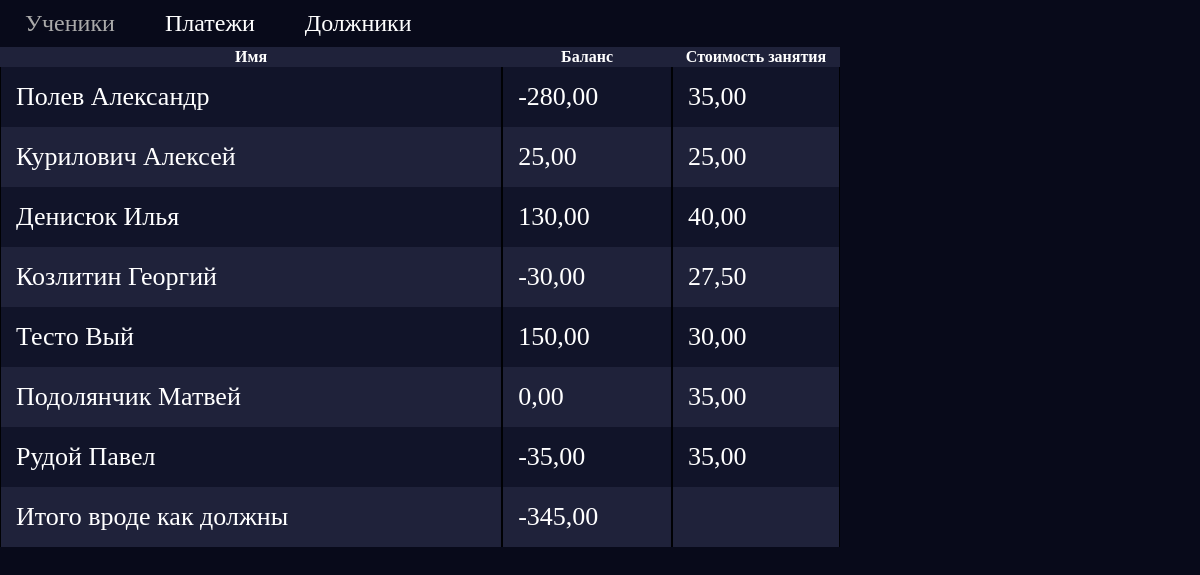
Before: / with the older database file.
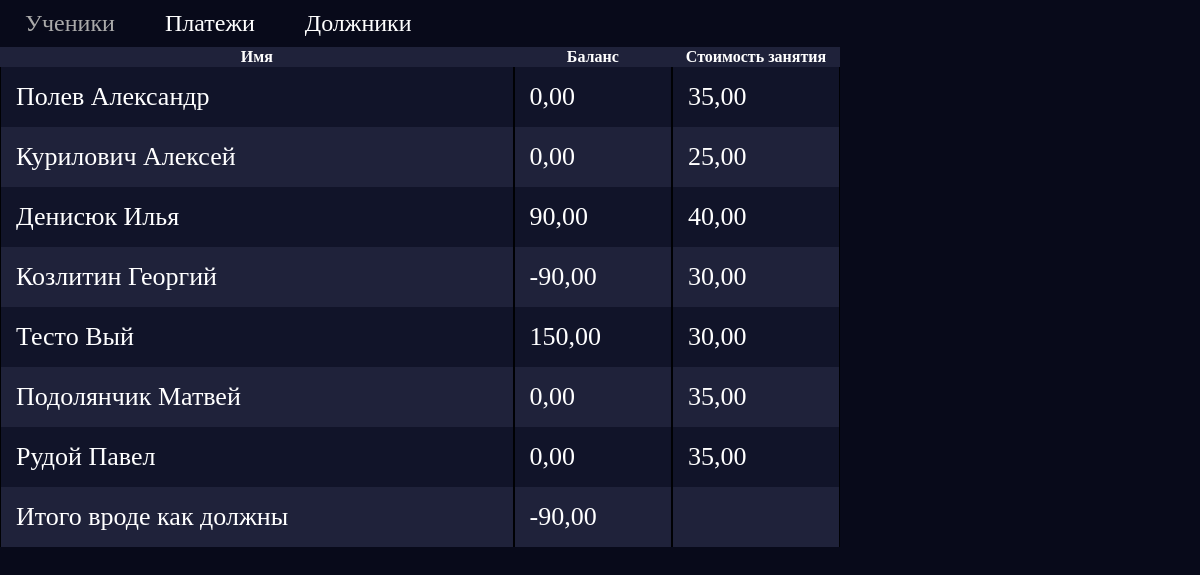
After: the same page with the newer database file.
### log/models.py (models this page shows, shortened)
class Student(models.Model):
    first_name = models.CharField(max_length=30, default='', verbose_name='First name')
    last_name = models.CharField(max_length=30, default='', verbose_name='Last name')
    balance = models.DecimalField(max_digits=6, decimal_places=2, verbose_name='Balance')
    class_cost = models.DecimalField(max_digits=4, decimal_places=2, verbose_name='Class cost')
    phone = models.CharField(max_length=13)
    active = models.BooleanField(default=True)

### log/views.py (the view)
# urls.py: path('', views.StudentsListView.as_view(), name='students_list'),
class StudentsListView(generic.ListView):
    model = Student
    template_name = 'log/students_list.html'
    ordering = 'last_name'
    context_object_name = 'students_list'
    def get_context_data(self, **kwargs):
        context = super(StudentsListView, self).get_context_data(**kwargs)
        context['sum'] = sum( [student.balance for student in Student.objects.filter(balance__lte=0)])
        context['students_list'] = Student.objects.filter(active=True)
        return context

### log/templates/log/students_list.html (shortened to what this page needs)
{% extends "log/base.html" %}
{% block content %}
<table class="students">
    <thead>
    <tr>
        <th>Имя</th>
        <th>Баланс</th>
        <th>Стоимость занятия</th>
    </tr>
    </thead>
    <tbody>
    {% for student in students_list %}
    <tr class="student">
        <td><a href="{% url 'log:student' student.id %}">{{ student.last_name }} {{student.first_name}}</a></td>
        <td>{{ student.balance }}</td>
        <td>{{ student.class_cost }}</td>
    </tr>
    {% endfor %}
    <tr>
        <td>Итого вроде как должны</td>
        <td>{{ sum }}</td>
        <td></td>
    </tr>
    </tbody>
</table>
{% endblock %}

Changed rows visible on the page:
changed Student "Полев": balance "-280,00" → "0,00"
changed Student "Курилович": balance "25,00" → "0,00"
changed Student "Денисюк": balance "130,00" → "90,00"
changed Student "Козлитин": balance "-30,00" → "-90,00"; class_cost "27,50" → "30,00"
changed Student "Рудой": balance "-35,00" → "0,00"
Other visible differences:
{{ sum }}: "-345,00" → "-90,00"
